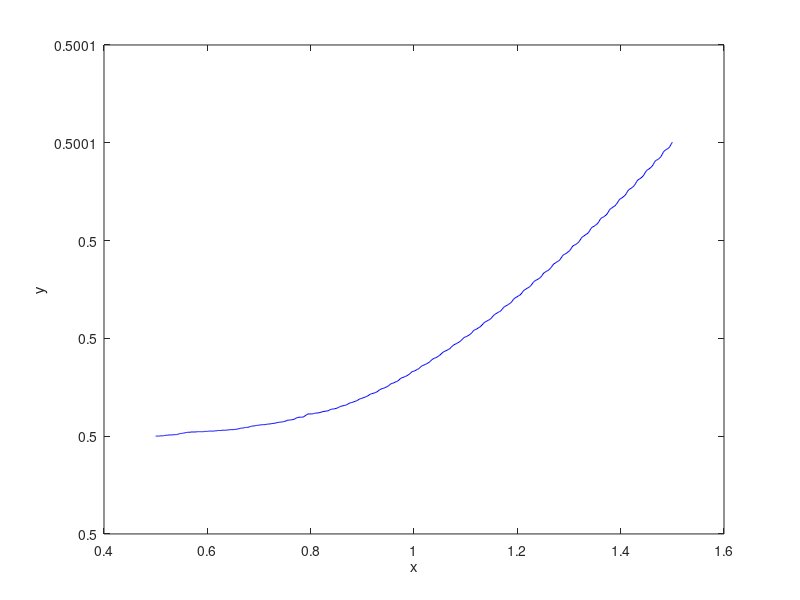
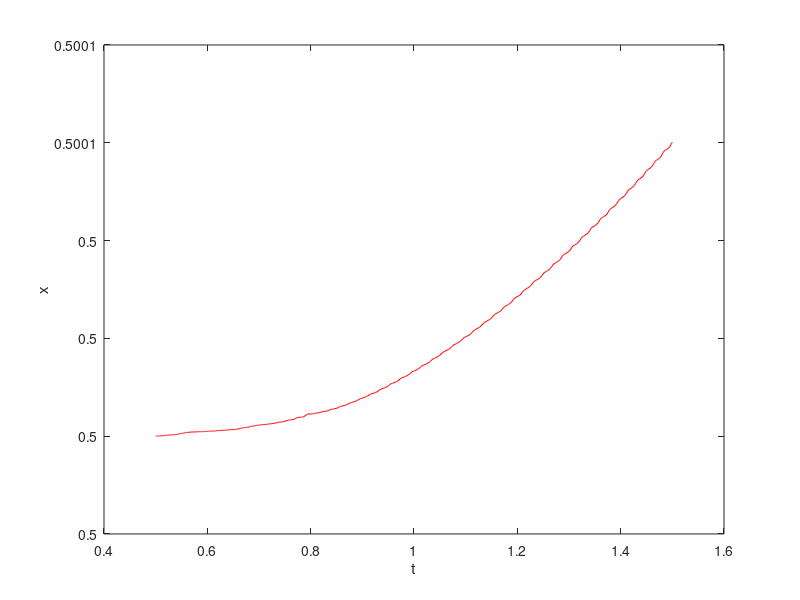

Recreate these plots in MATLAB, in order.
function test1
x0(1)=0.5;
x0(2)=0.5;
[t,x]=ode45(@f,[-1,1],x0);

figure(1)
plot(x(:,1),x(:,2),'b')
xlabel('x');
ylabel('y');

figure (2)
plot(x(:,1),x(:,2),'r')
xlabel('t');
ylabel('x');
end

function dxdt=f(t,x)

dxdt=[x(2); sqrt(x(1)^2+2*x(1)-2*e^(x(1)))];
end